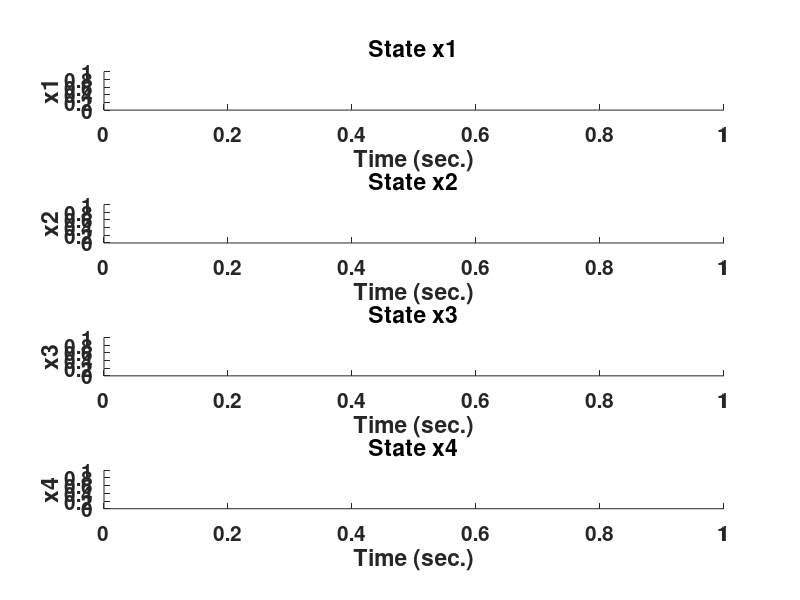

The MATLAB source for this figure: (Note: this script raises an error after producing the figure.)
function PTC4DExample_v05()
%% Example of Discrete-time Lyapunov Function Search Using Optimization - A/F Control Example
% This script performs semidefinite programming operations to automatically
% compute Lyapunov candidates for a nonlinear sytem using only information
% from simulation traces.  The Lyapunov candidates will ideally be a true
% Lyapunov function.
%
% This example creates a candidate Lyapunov function and a corresponding
% invariant set for a system that represents an Air/Fuel (A/F) controller 
% automotive system.
%
% The YALMIP semidefinite programming (SDP) solving environment is used to
% perform the SoS procedure.
%
%
% J. Kapinski
% Toyota MBD
% 9-2013

%% Normalized Pendulum Model
clc;
close all;
clear all;

% Global variable used to store the list of traces explored during
% optimization operations.
global linear_constraint_list;
global initial_conditions_list;
global search_radius;
global trace_length;
global step_size;
global single_step_flag;
global fixed_step_flag;
global discrete_time_flag;
global dynamics;
global create_plots;
global only_linear_constraints;
global only_add_failing_constraints;
global system_parameters;
global dim;
global simpointcount;

simpointcount = 0;

%% Perform search to obtain candidate Lyapunov function

dynamics = @dyn_func;

search_radius = 0.1;
trace_length = 10;
step_size = .1;
single_step_flag = false;
fixed_step_flag = false;
discrete_time_flag = false;
initial_conditions_list = [];
create_plots = true;
only_linear_constraints = false;
only_add_failing_constraints = true;
dim = 4;

if create_plots
    
    h = figure;
    set(h,'Position',[1000 600 800 800])
    hold on;
    grid on;
    
    for ind = 1:dim
        subplot(dim,1,ind);
        title(['State x' num2str(ind)])
        xlabel('Time (sec.)'); ylabel(['x' num2str(ind)]);
        hold on;
    end
    
    fontsize=15;
    set(findall(gcf,'type','text'),'fontSize',fontsize,'fontWeight','bold');
    set(findall(gcf,'type','axes'),'fontSize',fontsize,'fontWeight','bold');
 
end




% % Compute the equilibrium point
% %
% % The following point was found using Mathematica
% Equilibrium_Point = [ 0.988733871910758   1.000009438665233   1.220764191080577  -0.005929701497498]';  
% % Minimize the magnitude of the vector field.  This is ideally an
% % equilibrium point (if the optimal cost is near zero).
% OPTIONS = optimset('diagnostics','on','display','iter','Algorithm','interior-point','TolFun',1e-40,'TolX',1e-40,'TolCon',10e-20);  
% fx_inline=@(x)(dynamics(0,x)'*dynamics(0,x));
% [optim_X,optim_cost,EXITFLAG,OUTPUT] = fmincon(fx_inline,Equilibrium_Point,[],[],[],[],[-10;-10;-10],[10;10;10],[],OPTIONS);
% Equilibrium_Point = optim_X;

tic;

%% Generate initial Lyapunov candidate

sdpvar x1 x2 x3 x4;
sdpvar alph;
sdpindets = [x1 x2 x3 x4];
sdpvector = monolist([x1;x2;x3;x4], [2]);
% We want to leave off the constant term
sdpvector = sdpvector(2:15);
P = sdpvar(lengthZ);

x0 = search_radius*.4*ones(dim,1);
% Generate one trace for initial optimization call
[time,xtrace] = generate_trace(x0,fixed_step_flag,single_step_flag,step_size,step_size*trace_length,discrete_time_flag);
add_lin_constr_for_trace(time,xtrace,[1:length(time)-1],[],P,alph,sdpvector,sdpindets);

OPTIONS = optimset('diagnostics','on','display','iter','Algorithm','interior-point','TolFun',1e-1,'MaxIter',10);%,'ObjectiveLimit',0);%,'MaxIter',10,'MaxFunEvals',10);

% Initialize variables used for outer (LMI) loop
optim_cost = -1;
max_iter = 100;
iter = 1;

% Begin outer (LMI) loop that takes the results of the inner (global)
% optimization to compute updated Lyapunov candidates.
while optim_cost<0&&iter<=max_iter
    
    % Perform LMI optimization that creates a P matrix that satisfies the
    % conditions for every trace in the list of traces
    if ~only_linear_constraints
        F = set(P-eye(lengthZ)*0.001>0); % + set(P-eye(9)<0);
        F = F + set(-100<P(:)<100) + set(alph>0);
    else
        F = set(-1e2<P(:)<1e2) + set(alph>1e-4);
    end
    F = F + linear_constraint_list;
%     diagnostic = solvesdp(F,sum(abs(P)), SDPSETTINGS('usex0',1)); % Using [] for cost seems to do a better, faster job.  Need to check answer.
      diagnostic = solvesdp(F,[], SDPSETTINGS('usex0',1)); % Using [] for cost seems to do a better, faster job.  Need to check answer.

    Pout = double(P);
    
    % If we are trying to use only LP (and not SDP), then check wheather
    % the resulting P matrix is actually positive definite. If not, then
    % resolve the problem using the explicit LMI constraint P>0. 
    if only_linear_constraints&&~all(eigs(Pout)<0)
        fprintf('\nForcing LMI solver.\n');
        F = F + set(P>0);
        diagnostic = solvesdp(F,[], SDPSETTINGS('usex0',1)); % Using [] for cost seems to do a better, faster job.  Need to check answer.
        Pout = double(P);
        if ~strfind(diagnostic.info,'Successfully solved')
            error('Could not update Lyapunov candidate.');
        end
    end
    
    fprintf('\nAlpha: %f\n',double(alph));
    
    if strfind(diagnostic.info,'Successfully solved')
        fprintf('\nLyapunov candidate successfully updated.\n');
    else
        diagnostic = solvesdp(F,-alph, SDPSETTINGS('usex0',1)); % Using [] for cost seems to do a better, faster job.  Need to check answer.
        Pout = double(P);
        fprintf('\nAlpha: %f\n',double(alph));
        if strfind(diagnostic.info,'Successfully solved')
            fprintf('\nLyapunov candidate successfully updated.\n');
        else
            fprintf('\n\nProblem solving semidefinite program to update Lyapunov candidate...\n');
            error('Could not update Lyapunov candidate.');
        end
    end
    
    %% Use convex, bounded search
    
    % Generate 'random' points to initialize global optimizer
    %
    % Initialize randomizer with a seed so that we can reproduce the behavior
    s = RandStream('mt19937ar','Seed',iter);
    % Scale random numbers so that they range from -1 to 1 for x1 and x2
    seed_for_optimizer = rand(s,dim,1)*2*search_radius-search_radius;
    
    seed_for_optimizer_temp = [];
    while size(seed_for_optimizer_temp,2)<100 
        if seed_for_optimizer'*seed_for_optimizer<=search_radius^2
            seed_for_optimizer_temp = [seed_for_optimizer_temp seed_for_optimizer];
        end
        seed_for_optimizer = rand(s,dim,1)*2*search_radius-search_radius;
    end
    
    seed_for_optimizer = seed_for_optimizer_temp;
    
    % Project all of these seed points onto the surface of the levelset
    % from the previous solution.
    %   
    % NOTE: this works as-is for quadratic but will have to be modified for
    % more complex Lyapunov templates.
    %
%     for ind = 1:size(seed_for_optimizer,2)
%         seed_for_optimizer(:,ind) = seed_for_optimizer(:,ind)/sqrt(seed_for_optimizer(:,ind)'*Pout_previous*seed_for_optimizer(:,ind));
%     end
    
    
    % Include points inside of modes that are not normally excercised
%     for ind = 1:5
%         seed_for_optimizer = [seed_for_optimizer rand(s,dim,1).*(.1*xmodecentroidlist(:,33))];
%     end

    
    % Initialize variable used to test for minimum over all optimizer 'seeds'
    group_min = inf;
      
    
%--------------------------------------------------------------------------
% On the first iteration, also add to the seeds the counterexamples  
% obtained from the SMT solver from previous attempts to identify a sound 
% Lyapunov candidate.

if iter == 1
    
    % The following points represent counterexamples Jyo found
    % using dReal
    problempoints = [...
        [0.023546 ; 0 ; -0.017598 ; 0.010312 ]];
    
    seed_for_optimizer = [problempoints  seed_for_optimizer];
    
    fprintf('\nCounterexample seeds added.\nThe first %i seeds from this iteration are from counterexamples.\n',size(problempoints,2));
end
%--------------------------------------------------------------------------    
     
    
    % Perform optimization for each initial value in the 'seed'
    for ind = 1:size(seed_for_optimizer,2)
        
        % Nelder-Mead optimizer
        [optim_X, optim_cost, EXITFLAG, output] = ...
            optimize(@cost,seed_for_optimizer(:,ind), [], [],[], [],[],[], @search_constr_func, 'superstrict', OPTIONS, 'fminsearch' ,Pout,P,alph,sdpvector,sdpindets); % Use neldermead or fminsearch
        
        % Convex, bounded optimizer
        %           [optim_X,optim_cost,EXITFLAG,OUTPUT] = fmincon(@cost,seed_for_optimizer(:,ind),[],[],[],[],[-.1;-.1],[.1;.1],@search_constr_func,OPTIONS,Pout,P,alph,sdpvector,sdpindets);
        if optim_cost<group_min&&EXITFLAG~=-2
            group_min = optim_cost;
            group_optim_x = optim_X;
        end
        fprintf('\nIteration: %i, Seed number: %i',iter,ind);
        fprintf('\nCurrent minimum cost: %i\n',group_min);
        if group_min<0
            break
        end
    end
    
    optim_X = group_optim_x;
    optim_cost = group_min;
    
    
    
    fprintf('\nOptim X: [%f %f],  Optim Cost: %f\n',optim_X(1),optim_X(2),optim_cost);
    iter = iter + 1;
end


if create_plots 
%     h1=plot(100,100,'ks');
%     h2=plot(100,100,'ko');
%     legend([h1 h2],'Initial Condition','Final State');
%     axis([-.1 .1 -.1 .1])
end

LyapTime = toc;

fprintf('\nTime to find Lyapunov candidate: %f\n',LyapTime);
fprintf('\nNumber of iterations: %i\n',iter);

fprintf('\n\nMinimum cost (J) for most recent global optimization: %e\n',optim_cost);
fprintf('Point where minimum cost (J) occurs for most recent global optimization: %e\n',optim_X);
fprintf('Final P matrix:\n');
disp(Pout);

tic;

% Resulting Lyapunov candidate
v = sdpvector'*Pout*sdpvector;
% Solve a semidefinite program to determine maximum levelset size

% Compute maximum sized levelset such that it is inscribed in the circle
% (which is the search domain for this problem).
sdpvar gam lambda;
%
% Lambda is the S-procedure variable and gamma is used to turn the
% nonconvex optimization problem into a convex relaxation. This is due to
% results by Shor, as reported in
%
% N. Z. Shor. Class of global minimum bounds of polynomial functions. Cybernetics,
% 23(6):731{734, 1987. (Russian orig.: Kibernetika, No. 6, (1987), 9{11).
%
% and
%
% L. Vandenberghe and S. Boyd. Semidefinite programming. SIAM Review,
% 38(1):49{95, Mar. 1996.
%
F = sos(v-lambda*(sdpindets*sdpindets'-search_radius^2)-gam) + set(lambda>0);
[sol,vv,Q] = solvesos(F,-gam);
maxsize = double(gam);

LevelSize = toc;

fprintf('\nTime to find levelset size: %f\n',LevelSize);

fprintf('Final levelset size:\n');
disp(maxsize);

save([ mfilename '_' datestr(now,30)]);

end
%%-------------------------------------------------------------------------
function out = dyn_func(t,x)

% Better equilibrium. Obtained numerically
% x_equilibrium = [ 0.988733871910758   1.000009438665233   1.220764191080577  -0.005929701497498]';

x_equilibrium = [  0.89877559179912198425437882605416;...
    1;...
 1.0779564350547793288065542452819;...
 -0.000000000000000026901249610632059296110104185358];


% x_equilibrium = zeros(4,1);

% Equilibrium we originally uesed (not accurate but converges to answer)
% x_equilibrium = [ 0.898775584353738  ; 0.999999788689746 ;  0.111111423310533 ];
x = x + x_equilibrium;

% System constants
c1=0.41328;
c2=200;         % Engine speed (rad/sec)
c3=-0.366;      % Coefficient for Pumping polynomial
c4=0.08979;     % Coefficient for Pumping polynomial
c5=-0.0337;     % Coefficient for Pumping polynomial
c6=0.0001;      % Coefficient for Pumping polynomial
c7=2.821;       % Coefficient for f(theta) polynomial
c8=-0.05231;    % Coefficient for f(theta) polynomial
c9=0.10299;     % Coefficient for f(theta) polynomial
c10=-0.00063;   % Coefficient for f(theta) polynomial
c11=1.0;        % Atmospheric pressure (bar)
c12=14.7;       % Stoichiometric ration of air-to-fuel
c13=0.9;        % Factor representing error between estimated and actual manifold pressure
c14=0.4;        % Proportional gain for PI controller
c15=0.4;        % Integral gain for PI controller
c16=1.0;        % lambda reference (desired A/F to stoichiometric ratio
c17=0.94513;    % Coefficient for $A/F$ polynomial
c18=-2.3981;    % Coefficient for $A/F$ polynomial
c19=1.4106;     % Coefficient for $A/F$ polynomial
c20=0.17882;    % Coefficient for $A/F$ polynomial
c21=-0.10835;   % Coefficient for $A/F$ polynomial
c22=-2.3421;    % Coefficient for square root polynomial
c23=2.7799;     % Coefficient for square root polynomial
c24=-0.3273;    % Coefficient for square root polynomial
u1 = 15.0;      % Throttle angle 15 or 25?

u1_hat = c7+c8*u1+c9*u1^2+c10*u1^3;

% Polynomial version
% out = [ c1*(2*u1_hat*(c22*x(1)^2+c23*x(1)+c24) - (c3+c4*c2*x(1)+c5*c2*x(1)^2+c6*x(1)*c2^2)) ;...
%     4*( c17+c18*((c13/c12)*(c3+c4*c2*x(3)+c5*c2*x(3)^2+c6*x(3)*c2^2)*(1+x(4)+c14*(x(2)-c16)))+c19*((c13/c12)*(c3+c4*c2*x(3)+c5*c2*x(3)^2+c6*x(3)*c2^2)*(1+x(4)+c14*(x(2)-c16)))^2+c20*(c3+c4*c2*x(1)+c5*c2*x(1)^2+c6*x(1)*c2^2)+c21*(c3+c4*c2*x(1)+c5*c2*x(1)^2+c6*x(1)*c2^2)*((c13/c12)*(c3+c4*c2*x(3)+c5*c2*x(3)^2+c6*x(3)*c2^2)*(1+x(4)+c14*(x(2)-c16))) - x(2) );...
%     c1*(2*u1_hat*(c22*x(1)^2+c23*x(1)+c24) - c13*(c3+c4*c2*x(3)+c5*c2*x(3)^2+c6*x(3)*c2^2));...
%     c15*(x(2)-c16) ];

out = [ c1*(2*u1_hat*sqrt((x(1)/c11)-(x(1)/c11)^2) - (c3 + c4*c2*x(1) + c5*c2*x(1)^2 + c6*x(1)*c2^2)); ...
          4*((c3 + c4*c2*x(1) + c5*c2*x(1)^2 + c6*x(1)*c2^2)/(c13*(c3 + c4*c2*x(3) + c5*c2*x(3)^2 + c6*x(3)*c2^2)*(1 + x(4) + c14*(x(2) - c16))) - x(2)); ...
          c1*(2*u1_hat*sqrt((x(1)/c11)-(x(1)/c11)^2) - c13*(c3 + c4*c2*x(3) + c5*c2*x(3)^2 + c6*c2^2*x(3)));...
          c15*(x(2) - c16)];


if any(imag(out)~=0)
    error(['Error: cost function returned an imaginary number.']);
end

end
%%-------------------------------------------------------------------------
function J= verificationcost(x,P)

global dynamics

nextx = dynamics(0,x);

J = x'*P*x-nextx'*P*nextx;


end
%%-------------------------------------------------------------------------
function J = cost(x,Pfixed,Pindet,alph,sdpvector,sdpvarlist)

global linear_constraint_list
global step_size
global trace_length
global single_step_flag
global fixed_step_flag
global discrete_time_flag
global only_add_failing_constraints;



% Disallow initial conditions that are too close to the equilibrium point.
% If this region is too small (or nonexistent), then the subsequent LMI may
% fail.
if x'*x<1e-5
    J = 0;
    return;
end

% Take input to cost, x, as initial condition and generate a trace.
[t,xtrace] = generate_trace(x,fixed_step_flag,single_step_flag,step_size,step_size*trace_length,discrete_time_flag);

% add_lin_constr_for_trace(xtrace,Pfixed,Pindet,alph,sdpvector,sdpvarlist);


% Use the initial condition and the last point of the trace to compute
% the cost function, which is
%
% J = z^T*P*z-z_hat^T*P*z_hat,
%
% where z_hat is the last point in the simulation.
%
failing_initial_conditions = [];
temp_min = inf;
inner_prod = sdpvector'*Pfixed*sdpvector;
for time_ind = 1:size(xtrace,1)-1
    % Define initial and final state conditions
    Ja = replace(inner_prod,sdpvarlist,xtrace(time_ind,:));
    Jb = replace(inner_prod,sdpvarlist,xtrace(time_ind+1,:));
    J = Ja - Jb - double(alph)*xtrace(time_ind,:)*xtrace(time_ind,:)';
    if J<temp_min
        temp_min = J;
    end
    if J<0
        failing_initial_conditions = [failing_initial_conditions time_ind];
    end
end
J = temp_min;

% % Only add constraints corresponding to traces that produce a negative cost
if ~only_add_failing_constraints;
    add_lin_constr_for_trace(t,xtrace,[1:size(xtrace,1)-1],Pfixed,Pindet,alph,sdpvector,sdpvarlist);
elseif J<0
    add_lin_constr_for_trace(t,xtrace,failing_initial_conditions,Pfixed,Pindet,alph,sdpvector,sdpvarlist);
end


end
%%-------------------------------------------------------------------------
function [t,xout] = generate_trace(x,FIXED_STEP_SOLVER_FLAG,ONE_STEP_FLAG,SAMPLE_PERIOD,FINAL_TIME,DISCRETE_TIME)

% This function returns a trace of the system given an initial
% condition, a flag that determines whether a fixed step solver is
% used, a flag that determines whether a one step trace is produced,
% a solution sample period, and the final time for the solution.

global dynamics
global simpointcount

if ~DISCRETE_TIME
    
    if ONE_STEP_FLAG
        [t,y]=ode45(dynamics,[0 SAMPLE_PERIOD 2*SAMPLE_PERIOD],x);
        t=t(1:2); y=y(1:2,:);
    else
        if FIXED_STEP_SOLVER_FLAG
            [t,y]=ode45(dynamics,[0:SAMPLE_PERIOD:FINAL_TIME],x);
        else
            [t,y]=ode45(dynamics,[0 FINAL_TIME],x);
        end
    end
    
else
    
    if ONE_STEP_FLAG
        t = [0;1];
        y = [x';dynamics(t(1),x)'];
    else
        t = [0:1:FINAL_TIME]';
        y(1,:) = x';
        for ind = 2:length(t)
            y(ind,:) = dynamics(t(ind),x)';
            x = y(ind,:)';
        end
    end
end


xout = y;

simpointcount = simpointcount + size(xout,1);

% Plot generated trace
% ht = plot(y(:,1),y(:,2),'r.-');
% hold on;
% drawnow;

end
%%-------------------------------------------------------------------------
function [C,Ceq] = search_constr_func(x,Pfixed,Pindet,alph,sdpvector,sdpvarlist)
% Confine the search to a ball around the origin of a given radius
global search_radius;
C = x'*x - search_radius^2;
Ceq = [];
end
%%-------------------------------------------------------------------------
function h=make_quiverplot()

global dynamics

[x,y] = meshgrid(-5:.2:5,-5:.2:5);
for m=1:size(x,1)
    for n=1:size(x,2)
        grad=dynamics(0,[x(m,n);y(m,n)]);
        dxdt_1(m,n)=grad(1);
        dxdt_2(m,n)=grad(2);
    end
end
h=quiver(x,y,dxdt_1,dxdt_2,2,'k');
axis([-5.5 5.5 -5.5 5.5])
xlabel('x1')
ylabel('x2')
title('')
end
%%-------------------------------------------------------------------------
function add_lin_constr_for_trace(time,xtrace,failing_initial_conditions,Pfixed,Pindet,alph,sdpvector,sdpindets)
% Take a system trace and add the corresponding linear constraints to the
% constraints list.  Neglect any pair of simulation points that corresponds
% to a redundant constraint.

global linear_constraint_list
global initial_conditions_list
global create_plots
global only_linear_constraints
global dim

% Only add trace if it strictly satisfies the constraint
[C,Ceq] = search_constr_func(xtrace(1,:)',Pfixed,Pindet,sdpvector,sdpindets);
if C>0
    return;
end

if create_plots
    % Indicate that this trace has been added to the list of traces by plotting
    % it in green
    
    for ind = 1:dim
        subplot(dim,1,ind);
        ht = plot(time,xtrace(:,ind),'ks-','MarkerSize',2);
    end
    drawnow;
end

for time_ind = failing_initial_conditions
    % Define initial and final state conditions
    Ztemp = replace(sdpvector,sdpindets,xtrace(time_ind,:));
    Ztempnext = replace(sdpvector,sdpindets,xtrace(time_ind+1,:));
    new_constraint_lhs = Ztemp'*Pindet*Ztemp-Ztempnext'*Pindet*Ztempnext;
    linear_constraint_list = linear_constraint_list + set(new_constraint_lhs - alph*xtrace(time_ind,:)*xtrace(time_ind,:)'>0);
    if only_linear_constraints
        linear_constraint_list = linear_constraint_list + set(Ztemp'*Pindet*Ztemp > 0);
    end
end
initial_conditions_list = [initial_conditions_list xtrace(1,:)'];


end

%%-------------------------------------------------------------------------
function ellips = return_points_on_ellipsoid(center,P_inv)

% Matrix used for linear transformation
A = inv(sqrtm(P_inv));


angle = linspace(0,2*pi);
x_circ = cos(angle);
y_circ = sin(angle);

for i=1:length(angle)
    ellips(:,i) = A*[ x_circ(i) ; y_circ(i) ] + center;
end


end


